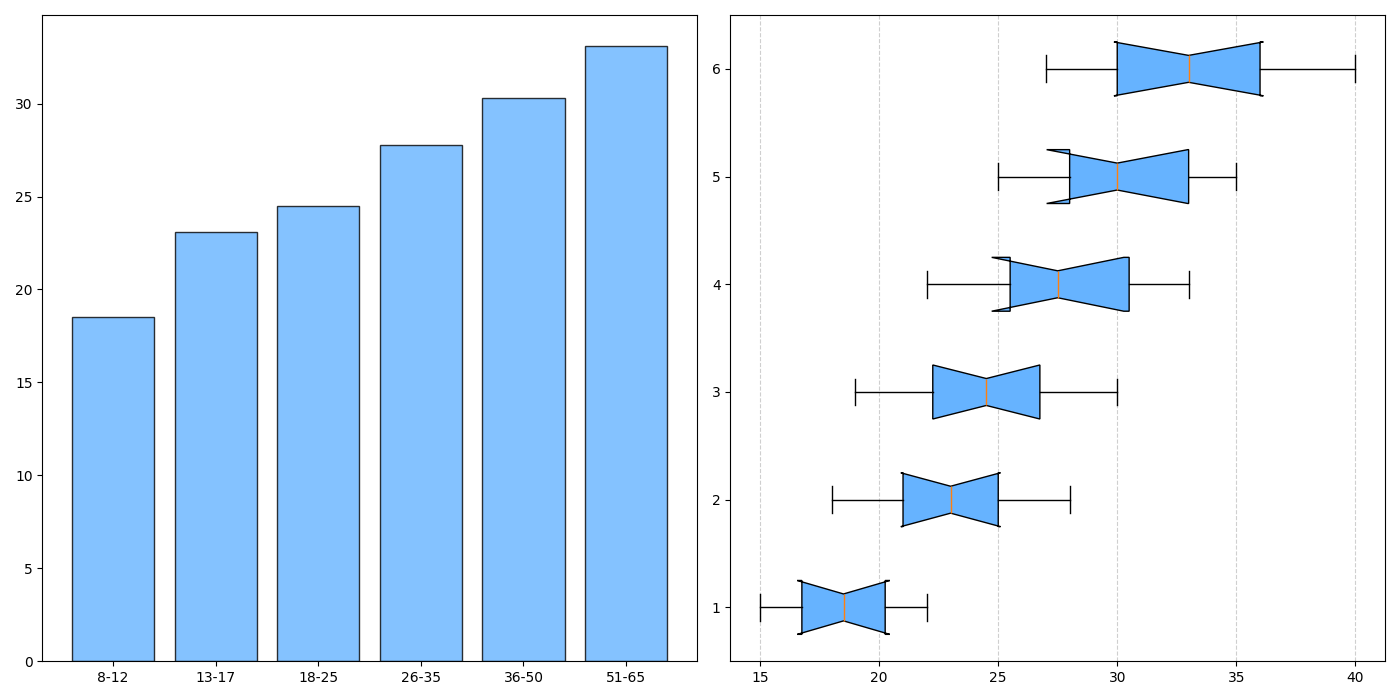

Recreate this plot in Python.
import matplotlib.pyplot as plt
import numpy as np

# Age groups to be used as labels on the x-axis
age_groups = ['8-12', '13-17', '18-25', '26-35', '36-50', '51-65']

# Shuffled BMI data within each age group, preserving the structure
bmi_data = [
    [18, 16, 21, 15, 22, 17, 19, 20],
    [28, 25, 24, 18, 27, 22, 21, 23, 20],
    [20, 23, 19, 29, 22, 30, 24, 26, 27, 25],
    [33, 32, 22, 28, 26, 27, 30, 24],
    [34, 35, 32, 29, 30, 25, 27],
    [38, 27, 36, 28, 30, 32, 34, 33, 40]
]

fig, axs = plt.subplots(nrows=1, ncols=2, figsize=(14, 7))

# Calculate average BMI for each group for the bar chart
average_bmi = [np.mean(bmi) for bmi in bmi_data]

# Bar chart using average BMI values
axs[0].bar(age_groups, average_bmi, color='#66b3ff', alpha=0.8, edgecolor='black')

# Box plot using shuffled bmi_data
box = axs[1].boxplot(bmi_data, vert=False, patch_artist=True, notch=True)
for patch in box['boxes']:
    patch.set_facecolor('#66b3ff')

axs[1].grid(True, linestyle='--', alpha=0.6, axis='x')

plt.tight_layout()
plt.show()
